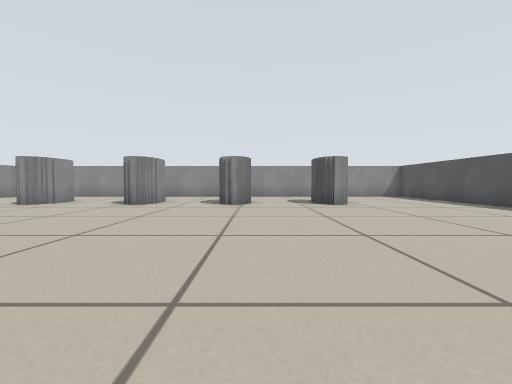
[1] (above)

17 first-person views from a walk through a robot-simulator world made for Stage. The camera is 0.36 m above the floor, tilts 2° down and sees 90° across. Floor lines are 1 m apart. The floor is counted in squares, 0.5 m on a side. Each view is taken from the middle of a square. On the plan, view 1 faces up. The plan holds only what a view shows up to about 9 squares ahead; the rest is blank. The place goes on beyond the plan. Robots are left out.

[2]
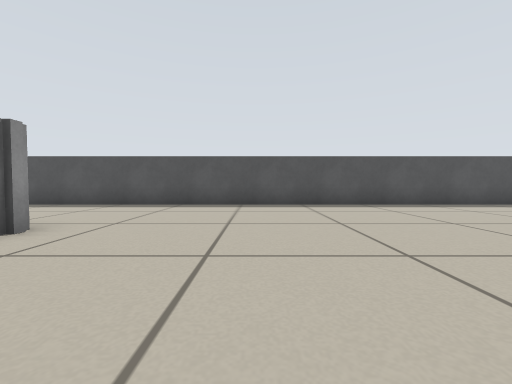

[3]
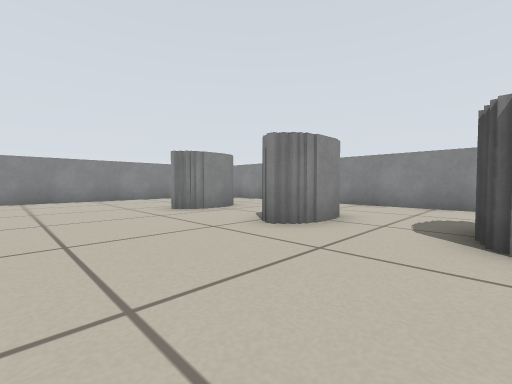

[4]
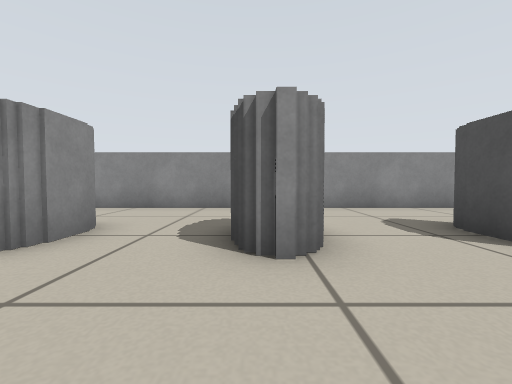

[5]
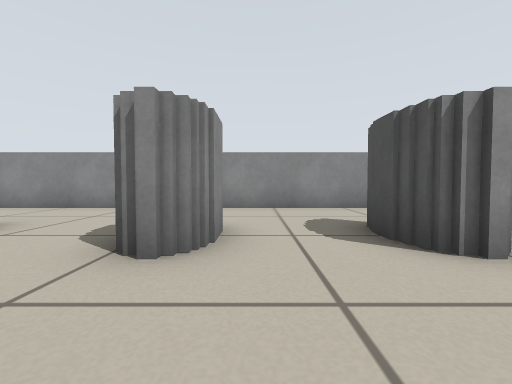

[6]
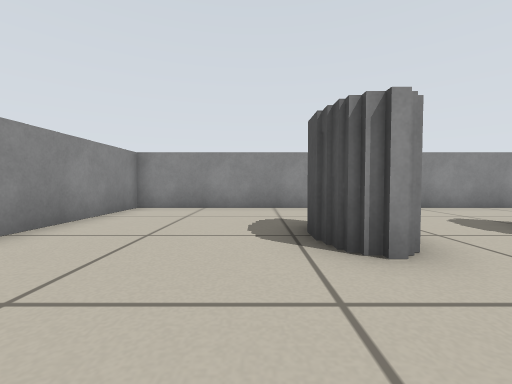

[7]
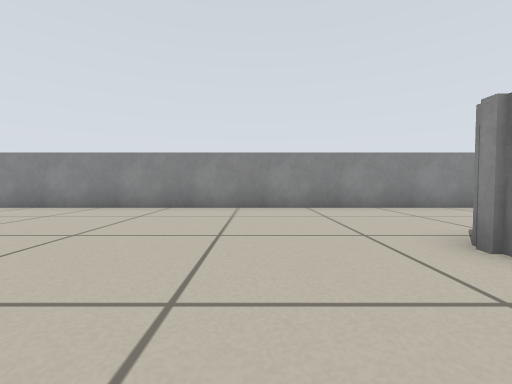

[8]
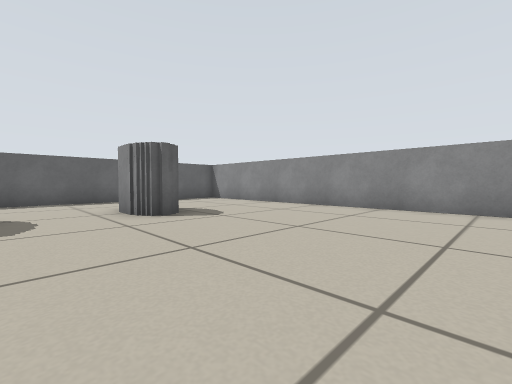

[9]
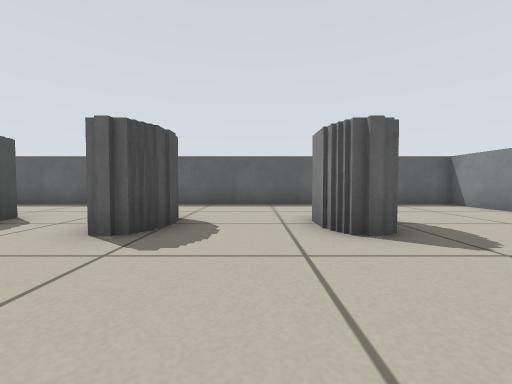

[10]
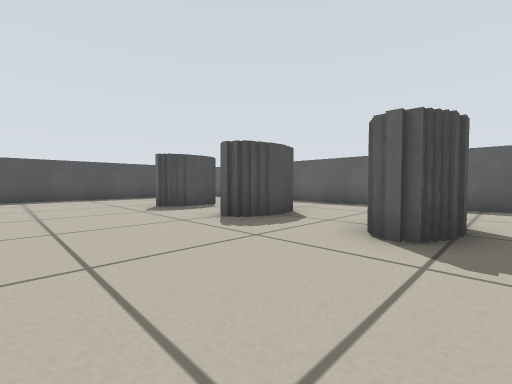

[11]
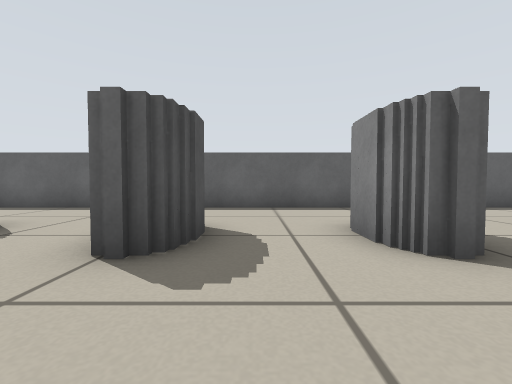

[12]
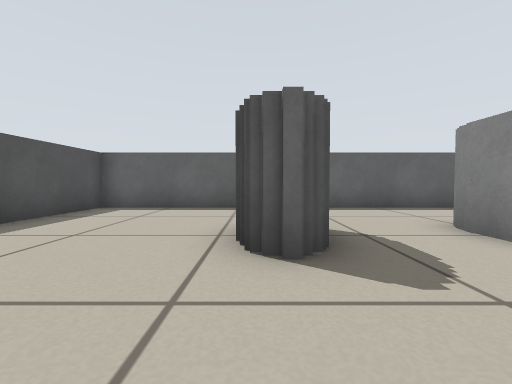

[13]
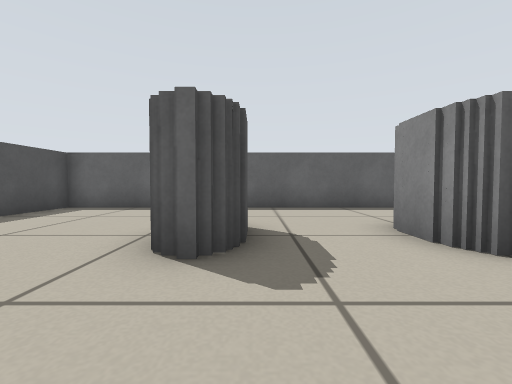

[14]
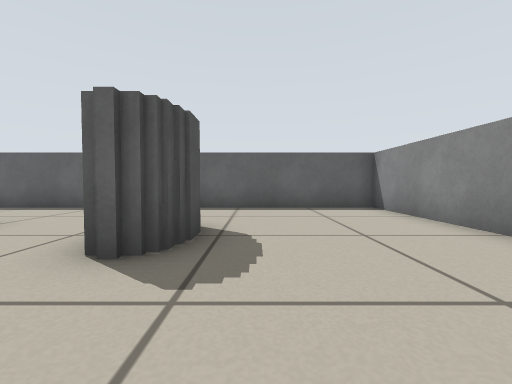

[15]
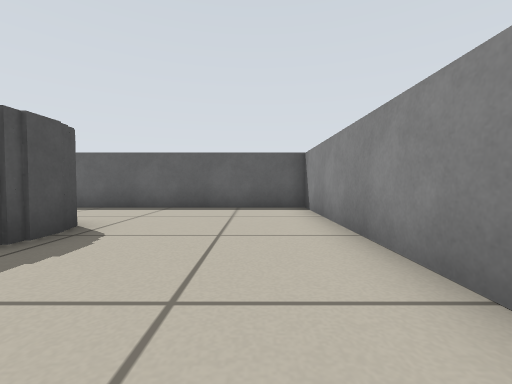

[16]
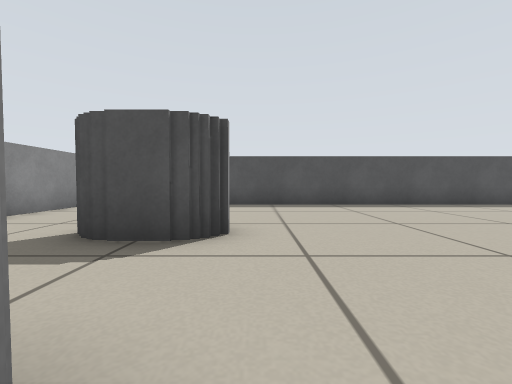

[17]
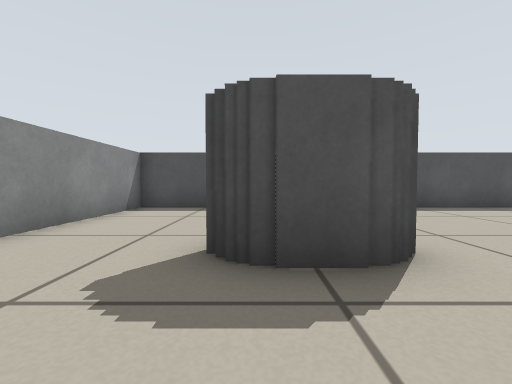

### Floor plan
Points are (right, up) in squares from view 1. A wall is a line through its corners. A room is listed if a view was taken in it or the views show most of it. See-through windows are left out.
Room 1 (views 1, 2, 3, 4, 5, 6, 7, 8, 9, 10, 11, 12, 13, 14, 15, 16, 17)
walls: (-0.2, 8.5) (-1.1, 8.5) (-1.1, 9.2); (-1.3, 9.1) (-1.3, 9.8); (-1.1, 9.8) (-1.1, 10.2); (-3.5, 10.4) (-3.5, 8.5) (-4.5, 8.5); (-4.5, -3) (-4.5, -1.5) (-3.5, -1.5) (-3.5, -3.1); (-7.1, 10.2) (-7.1, 8.5) (-8.2, 8.5) (-8.2, 9.8); (3.1, 8.5) (2.1, 8.5) (2.1, 10.2); (-1.1, -3.4) (-1.1, -1.5) (-0.1, -1.5) (-0.1, -3.2); (2.1, -3.2) (2.1, -1.5) (3.1, -1.5); (-8.2, -3.2) (-8.2, -1.5) (-7.1, -1.5) (-7.1, -3.1); (-12.4, 13.4) (-12.4, -6.5) (7.5, -6.5) (7.5, 13.4) (-12.4, 13.4)

Where each view was taken, in squares from view 1:
view 1: 0 up, 0 right, facing up
view 2: 5 up, 1 left, facing right
view 3: 5 up, 1 left, facing up-left
view 4: 6 up, 1 left, facing up
view 5: 6 up, 3 left, facing up
view 6: 6 up, 9 left, facing up
view 7: 6 up, 5 left, facing left
view 8: 4 up, 5 left, facing down-left
view 9: 2 up, 6 left, facing down
view 10: 2 up, 5 left, facing down-right
view 11: 1 up, 2 left, facing down
view 12: 1 up, 3 right, facing down
view 13: 1 up, 2 right, facing down
view 14: 1 up, 9 left, facing down
view 15: 1 up, 11 left, facing down
view 16: 8 up, 1 left, facing right
view 17: 10 up, 0 right, facing right
